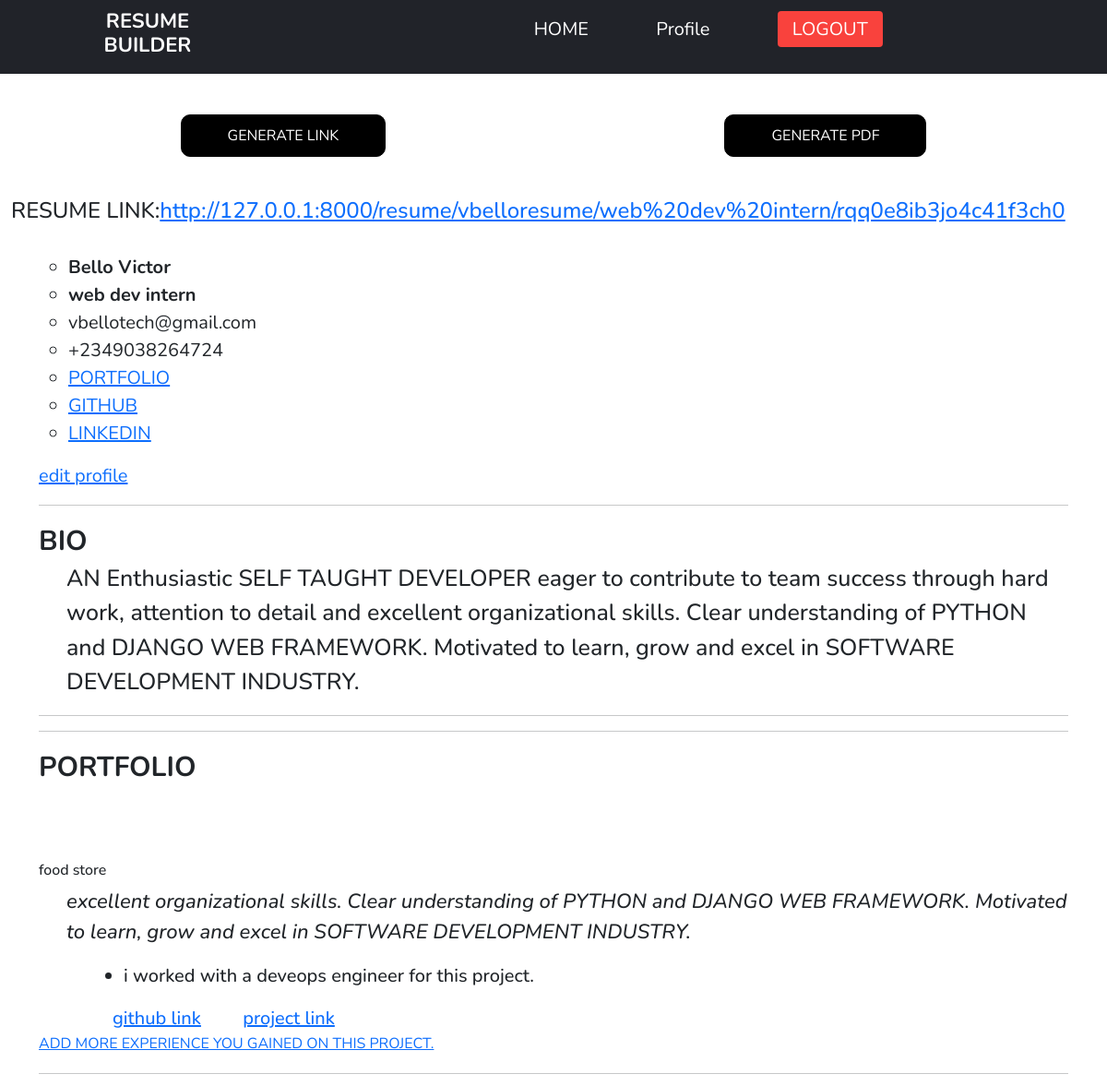
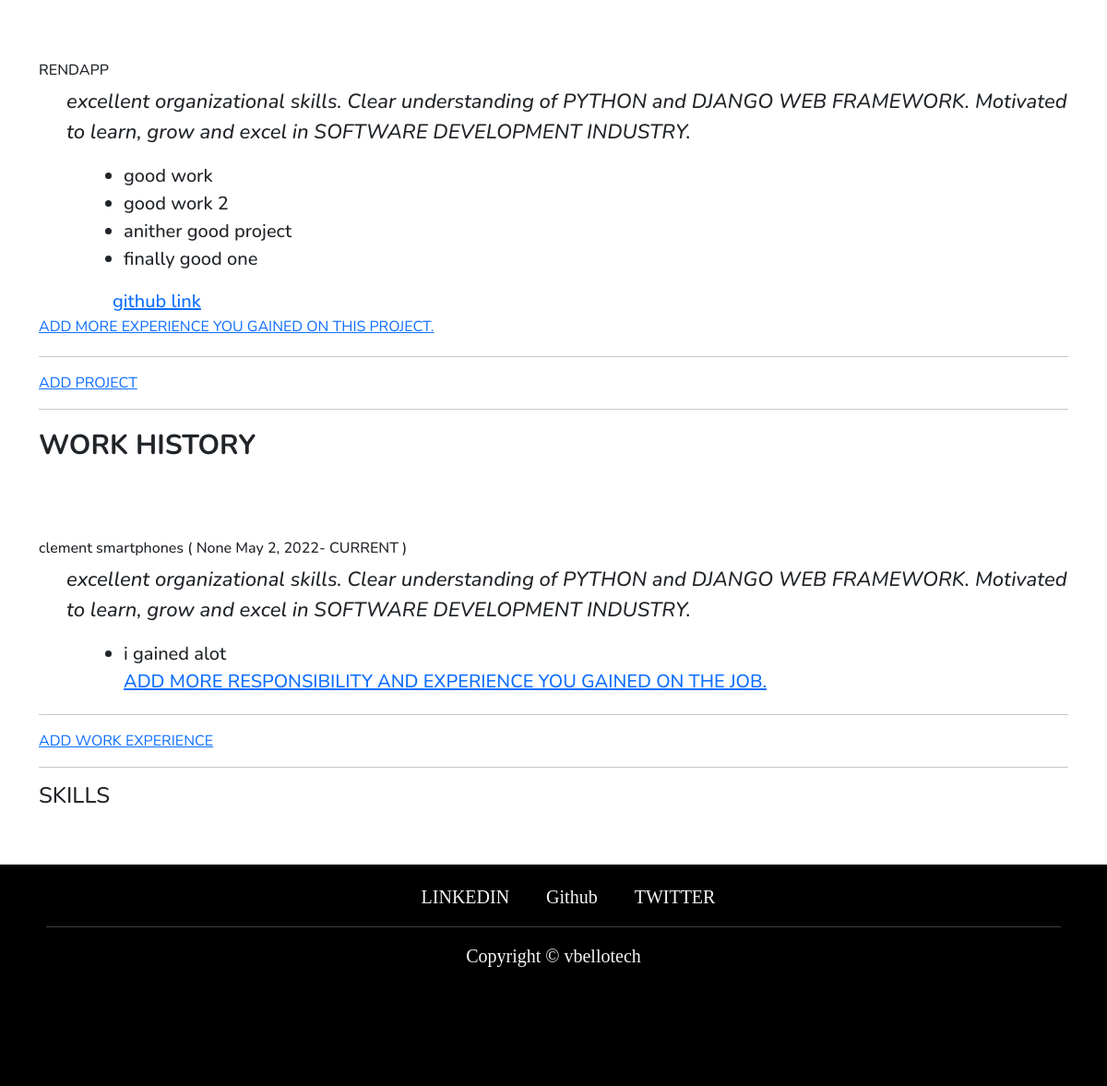
The page /resume/1/preview/ (signed in) on the database its author committed (2 pictures, top to bottom).
### resume/models.py (models this page shows, shortened)
class Resume(models.Model):
    user = models.ForeignKey('auth.user', on_delete=models.CASCADE)
    name = models.CharField(max_length=60)
    resume_link = models.URLField(blank=True, null=True)
    skills = models.ManyToManyField("Tech", related_name="techskill", blank=True)
    slug = models.SlugField(default=create_code())
    def add_project(self):
        return reverse("resume:add_project", kwargs={
            'pk': self.pk,
        })
    def add_work(self):
        return reverse("resume:add_work", kwargs={
            'pk': self.pk,
        })

class Userprofile(models.Model):
    user = models.OneToOneField('auth.user', on_delete=models.CASCADE)
    phone = PhoneNumberField(blank=True, null=True)
    bio = models.TextField(blank=True, null=True)
    portfolio = models.URLField(blank=True, null=True)
    github = models.URLField(blank=True, null=True)
    linkedin = models.URLField(blank=True, null=True)
    has_profile = models.BooleanField(default=False, blank=True, null=True)
    created_date = models.DateTimeField(default=timezone.now)

class Project(models.Model):
    user = models.ForeignKey('auth.user', on_delete=models.CASCADE)
    resume = models.ForeignKey('Resume', related_name="resume", null=True, on_delete=models.CASCADE)
    name = models.CharField(max_length=60)
    description = models.CharField(max_length=250, blank=False, null=False)
    github = models.URLField(blank=True, null=True)
    link = models.URLField(blank=True, null=True)
    date_added = models.DateTimeField(default=timezone.now)

class Experience(models.Model):
    project = models.ForeignKey('Project', related_name="project", on_delete=models.CASCADE)
    user = models.ForeignKey('auth.user', related_name="experience_gainer", on_delete=models.CASCADE)
    body = models.CharField(max_length=500, blank=False, null=False)
    date_added = models.DateTimeField(auto_now_add=True)

class Work(models.Model):
    user = models.ForeignKey('auth.user', on_delete=models.CASCADE)
    resume = models.ForeignKey('Resume', related_name="resume_work", null=True, on_delete=models.CASCADE)
    company_name = models.CharField(max_length=300)
    role = models.CharField(max_length=300, blank=True, null=True)
    company_description = models.CharField(max_length=250, blank=False, null=False)
    start_date = models.DateField()
    end_date = models.DateField(blank=True, null=True)

class Responsibility(models.Model):
    work = models.ForeignKey('Work', related_name="work", on_delete=models.CASCADE)
    user = models.ForeignKey('auth.user', related_name="responsibilty_owner", on_delete=models.CASCADE)
    body = models.CharField(max_length=500, blank=False, null=False)
    date_added = models.DateTimeField(auto_now_add=True)

### resume/views.py (the view)
# urls.py: path('resume/<int:pk>/preview/', ResumePreviewView.as_view(), name="preview_resume"),
class ResumePreviewView(View, LoginRequiredMixin):
    def get(self, request, pk,  *args, **kwargs):
        mainuser = User.objects.get(username=request.user)
        userprofile = Userprofile.objects.get(user=request.user)
        resume = Resume.objects.get(user=self.request.user, pk=pk)
        project = Project.objects.filter(user=request.user, resume=resume)
        work = Work.objects.filter(user=request.user, resume=resume)
        education = Education.objects.filter(user=request.user, resume=resume)
        context =  {
            'user':mainuser,
            'userp':userprofile,
            'resume':resume,
            'projects':project,
            'works':work,
            'education':education,
        }
        return render (self.request, 'resume/resume_review.html', context)

### templates/resume/resume_review.html (shortened to what this page needs)
{% extends 'base.html' %}
{% load static %}
{% block content %}
<br>
                 <div class="spread">
                    <a href="{% url 'resume:generate_link' pk=resume.pk %}">GENERATE LINK</a>
                   <a href="{% url 'resume:generate_pdf' pk=resume.pk %}">GENERATE PDF</a>
                </div>
<br>
<h4>RESUME LINK:<a href="{{ resume.resume_link }}">{{ resume.resume_link }}</a></h4>
<br>
<div class="container">
<div class="developer">
            <ul>
                <li class="dev"><b>{{ user.last_name }} {{ user.first_name }}</b></li>
                <li class="dev"><b>{{ resume.name }}</b></li>
                <li>{{ user.email }} </li>
                <li>{{ userp.phone }}</li>
                <li><a href="{{ userp.portfolio }}">PORTFOLIO</a></li>
                <li><a href="{{ userp.github }}">GITHUB </a></li>
                <li><a href="{{ userp.linkedin }}">LINKEDIN</a></li>
            </ul>
    <a href="{% url 'resume:profile_edit' %}">edit profile</a>
        </div>
<hr>
        <div class="resume">
            <span>BIO</span>
            <p>
                  {{ userp.bio|linebreaksbr	}}
            </p>
        </div>
    <hr>
<hr>
    {% if projects %}
        <span class="topic">PORTFOLIO</span>
        {% for project in projects %}
        <div class="portfolio">
           <h1>{{ project.name }}</h1>
           <p>
                <em>{{ project.description|linebreaksbr	}}</em>
            </p>
            <ul>
                {% for item in project.project.all %}
                <li>{{ item.body }}</li>
                {% endfor%}
            </ul>
            <div class="pr_li">
                <a href="{{ project.github }}">github link</a>
                {% if project.link %}
                <a href="{{ project.link }}">project link</a>
                {% endif %}
            </div>
             <a href="{% url 'resume:add_experience' pk=project.pk %}">ADD MORE EXPERIENCE YOU GAINED ON THIS PROJECT.</a>
        </div>
        <hr>
        {% endfor %}
    <a href="{{ resume.add_project }}">ADD PROJECT</a>
    {% endif %}
<hr>
    {% if works %}
        <span class="topic">WORK HISTORY</span>
        {% for work in works %}
        <div class="portfolio">
            {% if work.end_date %}
            <h1>{{ work.company_name }} ( {{ work.role }} {{ work.start_date }}-{{ work.end_date }} )</h1>
            {% else %}
            <h1>{{ work.company_name }} ( {{ work.role }} {{ work.start_date }}- CURRENT )</h1>
            {% endif %}
            <p>
                <em>{{ work.company_description|linebreaksbr	}}</em>
            </p>
            <ul>
                {% for item in work.work.all %}
                <li>{{ item.body }}</li>
                {% endfor%}
                <a href="{% url 'resume:add_responsibility' pk=work.pk %}">ADD MORE RESPONSIBILITY AND EXPERIENCE YOU GAINED ON THE JOB.</a>
            </ul>
        </div>
        <hr>
        {% endfor %}
    <a href="{{ resume.add_work }}">ADD WORK EXPERIENCE</a>
    {% endif %}
<hr>
        <div class="tech">
             <h4>SKILLS </h4>
        </div>
    </div>
{% endblock content %}

### static/styling/style.css (style rules this page uses)
:root { --darkgray: #212329; --brightred: #f9423d; --white: #fff; --lightred: #f9433dcc; }
* { box-sizing: border-box; margin: 0; padding: 0; font-family: "Nunito", sans-serif; }
h1 { text-align: center; align-items: center; margin-top: 80px; font-size: 1em; }
.spread { display: flex; align-items: center; justify-content: space-around; margin: 20px 0; }
.spread a { background-color: black; color: #ffffff; border-radius: 10px; -webkit-transition: all 0.3s; padding: 10px 50px; transition: all 0.3s; border: 1px solid black; text-decoration: none; cursor: pointer; }
.developer { font-size: 20px; }
.developer ul li { list-style: circle; }
.resume span { font-size: 30px; font-weight: 700; }
.topic { font-size: 30px; font-weight: 700; }
.resume p { font-size: 25px; font-weight: 500; margin-left: 30px; }
.portfolio { margin: 20px 0; }
.portfolio h1 { text-align: left; }
.portfolio p { text-align: left; font-size: 22px; font-weight: 500; margin-left: 30px; }
.portfolio ul { text-align: left; font-size: 20px; font-weight: 500; margin-left: 60px; }
.portfolio .pr_li { text-align: left; font-size: 20px; font-weight: 500; margin-left: 80px; }
.portfolio .pr_li a { margin-right: 40px; }

### templates/base.html (style rules this page uses)
:root { --darkgray: #212329; --brightred: #f9423d; --white: #fff; --lightred: #f9433dcc; }
* { box-sizing: border-box; margin: 0; padding: 0; font-family: "Nunito", sans-serif; }
h1 { text-align: center; align-items: center; margin-top: 80px; font-size: 1em; }
.spread { display: flex; align-items: center; justify-content: space-around; margin: 20px 0; }
.spread a { background-color: black; color: #ffffff; border-radius: 10px; -webkit-transition: all 0.3s; padding: 10px 50px; transition: all 0.3s; border: 1px solid black; text-decoration: none; cursor: pointer; }
.developer { font-size: 20px; }
.developer ul li { list-style: circle; }
.resume span { font-size: 30px; font-weight: 700; }
.topic { font-size: 30px; font-weight: 700; }
.resume p { font-size: 25px; font-weight: 500; margin-left: 30px; }
.portfolio { margin: 20px 0; }
.portfolio h1 { text-align: left; }
.portfolio p { text-align: left; font-size: 22px; font-weight: 500; margin-left: 30px; }
.portfolio ul { text-align: left; font-size: 20px; font-weight: 500; margin-left: 60px; }
.portfolio .pr_li { text-align: left; font-size: 20px; font-weight: 500; margin-left: 80px; }
.portfolio .pr_li a { margin-right: 40px; }

### rows shown on the page
Resume: resume_link "http://127.0.0.1:8000/resume/vbelloresume/web%20dev%20intern/rqq0e8ib3jo4c41f3ch0", name "web dev intern"
Userprofile: phone "+2349038264724", bio "AN Enthusiastic SELF TAUGHT DEVELOPER eager to contribute to team success through hard work, attention to detail and excellent organizational skills. Clear understanding of PYTHON and DJANGO WEB FRAMEWORK. Motivated to learn, grow and excel in SOFTWARE DEVELOPMENT INDUSTRY."
Project: name "food store", description "excellent organizational skills. Clear understanding of PYTHON and DJANGO WEB FRAMEWORK. Motivated to learn, grow and excel in SOFTWARE DEVELOPMENT INDUSTRY."
Experience: body "i worked with a deveops engineer for this project."
Project: name "RENDAPP", description "excellent organizational skills. Clear understanding of PYTHON and DJANGO WEB FRAMEWORK. Motivated to learn, grow and excel in SOFTWARE DEVELOPMENT INDUSTRY."
Experience: body "good work"
Experience: body "good work 2"
Experience: body "anither good project"
Experience: body "finally good one"
Work: company_name "clement smartphones", role "None", start_date "May 2, 2022", company_description "excellent organizational skills. Clear understanding of PYTHON and DJANGO WEB FRAMEWORK. Motivated to learn, grow and excel in SOFTWARE DEVELOPMENT INDUSTRY."
Responsibility: body "i gained alot"

### other values the page prints
{{ user.last_name }} "Bello"
{{ user.first_name }} "Victor"
{{ user.email }} "vbellotech@gmail.com"
